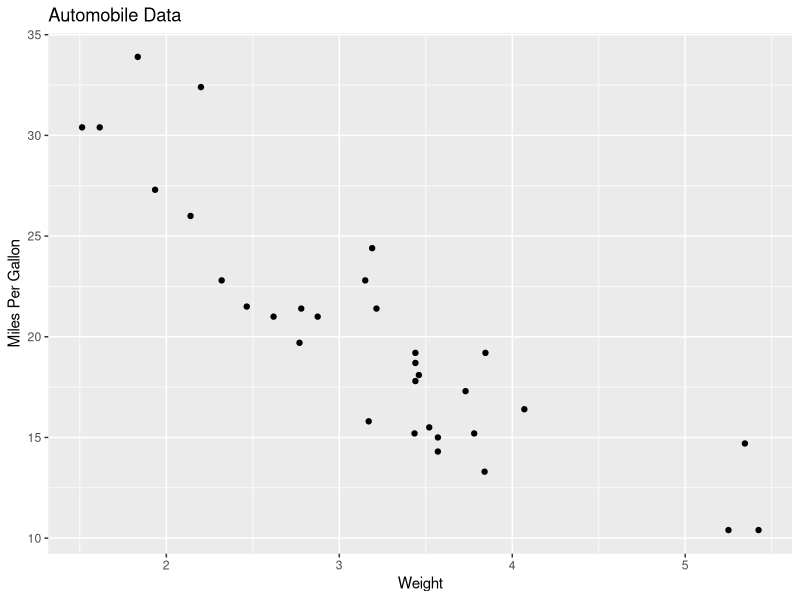
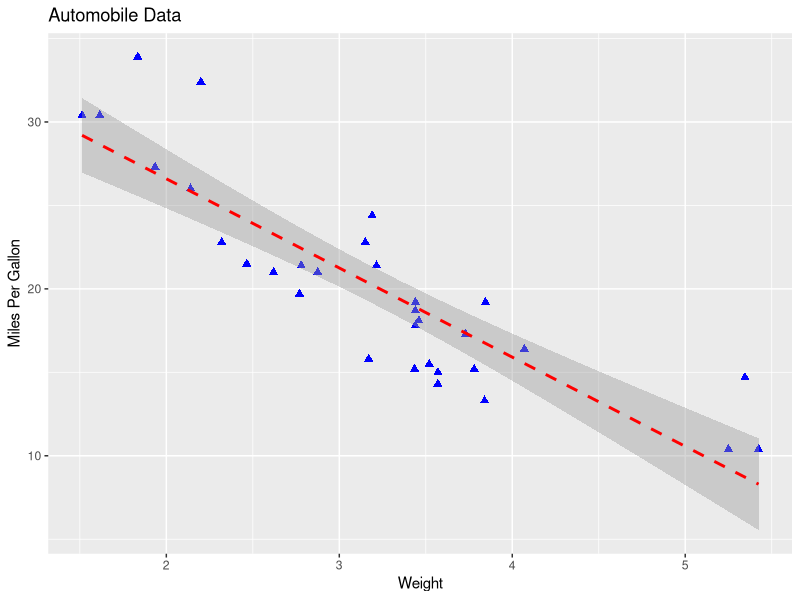

Recreate these plots in R, in order. (Note: this script raises an error after producing the figures.)
#### ggplot2系统
# 散点图
library(ggplot2)
ggplot(data=mtcars, aes(x=wt, y=mpg)) +
  geom_point() +
  labs(title="Automobile Data", x="Weight", y="Miles Per Gallon")

library(ggplot2)
ggplot(data=mtcars, aes(x=wt, y=mpg)) +
  geom_point(pch=17, color="blue", size=2) +
  geom_smooth(method="lm", color="red", linetype=2) +
  labs(title="Automobile Data", x="Weight", y="Miles Per Gallon")

data(Salaries, package="car")
ggplot(Salaries, aes(x=yrs.since.phd, y=salary, color=rank,
                     shape=sex)) + geom_point()


mtcars$am <- factor(mtcars$am, levels=c(0,1),
                    labels=c("Automatic", "Manual"))
mtcars$vs <- factor(mtcars$vs, levels=c(0,1),
                    labels=c("V-Engine", "Straight Engine"))
mtcars$cyl <- factor(mtcars$cyl)

library(ggplot2)
ggplot(data=mtcars, aes(x=hp, y=mpg,
                        shape=cyl, color=cyl)) +
  geom_point(size=3) +
  facet_grid(am~vs) +
  labs(title="Automobile Data by Engine Type",
       x="Horsepower", y="Miles Per Gallon")

# 柱状图
library(ggplot2)
data(Salaries,package="car")
ggplot(Salaries, aes(x=rank, fill=sex)) +
  geom_bar(position="stack") + labs(title='position="stack"')

ggplot(Salaries, aes(x=rank, fill=sex)) +
  geom_bar(position="dodge") + labs(title='position="dodge"')

ggplot(Salaries, aes(x=rank, fill=sex)) +
  geom_bar(position="fill") + labs(title='position="fill"')

# 直方图
data(singer, package="lattice")
ggplot(singer, aes(x=height)) + geom_histogram()

ggplot(data=singer, aes(x=height)) +
  geom_histogram() +
  facet_wrap(~voice.part, nrow=4)

# 箱线图
library(ggplot2)
qplot(Species,Sepal.Length,data=iris,
      geom="boxplot",fill=Species,
      main="依据种类分组的花萼长度箱线图")

ggplot(iris,aes(x=Species,y=Sepal.Length,fill=Species))+
  geom_boxplot()+
  geom_jitter()+ #添加扰动，防止过拟合
  labs(title="依据种类分组的花萼长度箱线图")

# 小提琴图
qplot(Species,Sepal.Length,data=iris,
      geom=c("violin","jitter"),fill=Species,
      main="依据种类分组的花萼长度小提琴图")

ggplot(iris,aes(x=Species,y=Sepal.Length,fill=Species))+
  geom_violin()+
  geom_jitter()+
  labs(title="依据种类分组的花萼长度箱线图")

# 核密度图
data(singer,package = "lattice")
ggplot(data=singer,aes(x=height,fill=voice.part))+
  geom_density()+
  facet_grid(voice.part~.)

ggplot(data=singer,aes(x=height,fill=voice.part))+
  geom_density()+
  facet_wrap(~voice.part,ncol=4)+
  theme(legend.position="none")

## ggtheme主题
# Economist和Solarized主题
library(ggplot2)
library(ggthemes)
p1 <- ggplot(mtcars, aes(x = wt, y = mpg, colour = factor(gear))) +
  geom_point() 
# Economist themes
p2 <- p1 + ggtitle("Economist theme") +
  theme_economist() + scale_colour_economist() 
# Solarized theme
p3 <- p1 + ggtitle("Solarized theme") + 
  theme_solarized() + scale_colour_solarized("blue")
# The dark theme
p4 <- p1 + ggtitle("The dark theme") +
  theme_solarized(light = FALSE) +
  scale_colour_solarized("red")
# An alternative theme
p5 <- p1 + ggtitle("An alternative theme") +
  theme_solarized_2(light = FALSE) +
  scale_colour_solarized("blue")  
# Stata theme
p6 <- p1 + ggtitle("Stata them") + 
  theme_stata() + scale_colour_stata()
# Excel 2003 theme
p7 <- p1 + ggtitle("Excel 2003  them") + 
  theme_excel() + scale_colour_excel()
# Tableau Scales
p8 <- p1 +  theme_igray() + scale_colour_tableau()
p9 <- p1 + theme_igray() + scale_colour_tableau("colorblind10")
# Inverse Gray Theme
p10 <- p1 + ggtitle("Inverse Gray Theme") + theme_igray() #great
# Highcharts theme
p11 <- p1 + ggtitle("Highcharts theme") +
  theme_hc(bgcolor = "darkunica") +
  scale_colour_hc("darkunica")
# Calc Theme
p12 <- p1 + ggtitle("Calc Theme") +
  theme_calc() + scale_color_calc()
# Wall Street Journal
p13 <- p1 + ggtitle("Wall Street Journal") +
  theme_wsj() + scale_colour_wsj("colors6", "")
